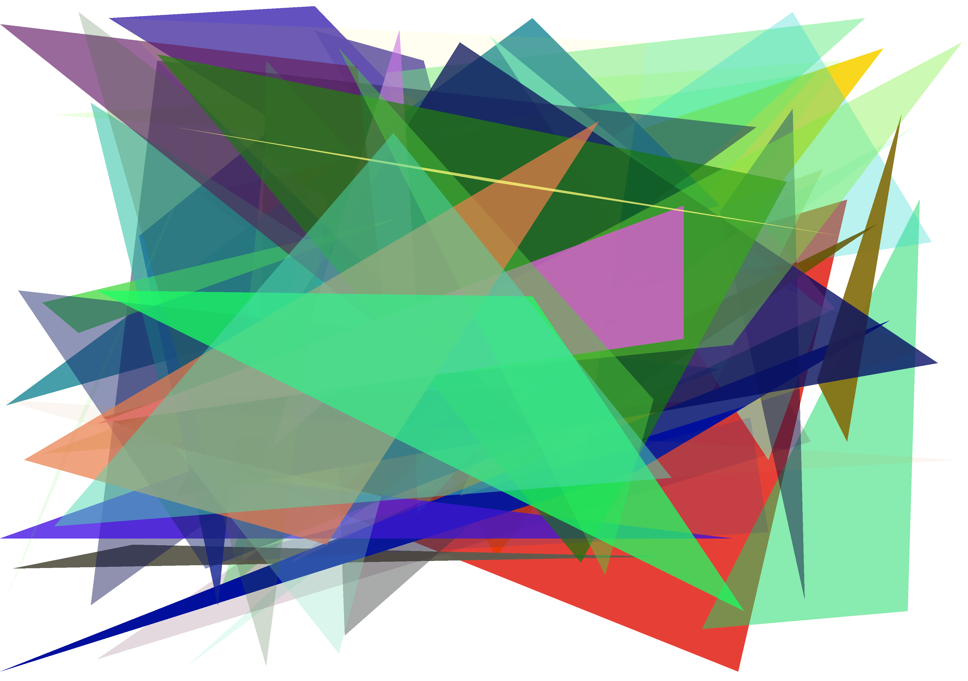

This chart was generated by the following Python code:
import numpy as np
from PIL import Image as plImage
from PIL import ImageDraw as plDraw
from random import *
import math
import heapq #finding nth largest
from numpy.random import randint

# selection algorithms
# chromosome = [shapes, points, colors, image, score]
def fitnessProportionalSelection(population, nSelect):
    fitnessSum = 0
    fitnessProportions = []
    parentsIndices = []
    appendValue = 0
    for i in population:
        fitnessSum = fitnessSum + i[4]
    for i in population:
        fitnessProportions.append(i[4]/fitnessSum)
    #choosing parents
    for n in range (nSelect):
        findParentLoop = True
        if(len(parentsIndices)==len(population)):
            findParentLoop = False;
        while(findParentLoop == True):
            randNo = random()
            lower = 0
            for i in range (len(population)):
                if ((randNo>lower) and (randNo<lower + fitnessProportions[i])):
                    if(i not in parentsIndices):
                        parentsIndices.append(i)
                        findParentLoop = False
                lower = lower + fitnessProportions[i]
    return parentsIndices


def nth_largest(n, iter):
    return heapq.nlargest(n, iter)[-1]

def rankbasedSelection(population, nSelect):
    rankSum = 0
    ranksProportion = []
    parentsIndices = []
    fitness = []
    #creating array for storing ranks
    ranks = []
    for i in range (len(population)):
        ranks.append(0)
        fitness.append(population[i][4])
    #finding ranks
    for i in range (1,len(population)+1):
        nthLargestElement = nth_largest(i, fitness)
        for j in range (len(population)):
            if (nthLargestElement == population[j][4]):
                ranks[j] = i;
    # rank sum for calculation proportions
    for i in ranks:
        rankSum = rankSum + i
    for i in ranks:
        ranksProportion.append(i/rankSum)
    #choosing parents
    for n in range (nSelect):
        findParentLoop = True
        if(len(parentsIndices)==len(fitness)):
            findParentLoop = False;
        while(findParentLoop == True):
            randNo = random()
            lower = 0
            for i in range (len(fitness)):
                if ((randNo>lower) and (randNo<lower + ranksProportion[i])):
                    if(i not in parentsIndices):
                        parentsIndices.append(i)
                        findParentLoop = False
                lower = lower + ranksProportion[i]
    return parentsIndices
   
def binaryTournament(population, nSelect):
    parentsIndices = []
    pool = []
    poolLoop = True
    poolBest = 0
    #players for pool1
    for n in range (nSelect):
        while (poolLoop):
            for i in range (2):
                randNo = randint(0, len(population)-1)
                if(len(parentsIndices)==len(population)-1):
                    poolLoop = False;
                if ((randNo not in parentsIndices) and (len(parentsIndices)<len(population)+1)):
                    if(len(pool)==1):
                        if (pool[0] != randNo):
                            pool.append(randNo)
                            poolLoop = False
                    if(len(pool)==0):
                        pool.append(randNo)
        #best from pool 1            
        if (len(pool)==2):
            # for parent select
            if(population[pool[0]][4]>population[pool[1]][4]):
                poolBest = pool[0];
            if(population[pool[0]][4]<population[pool[1]][4]):
                poolBest = pool[1];
            parentsIndices.append(poolBest)
                
        if (len(parentsIndices)<nSelect):
            poolLoop = True
            pool = []
            poolBest = 0
    return(parentsIndices)

def randomSelection(population, nSelect):
    selectedIndex = []
    for i in range (nSelect):
        isChildComplete = False
        while(isChildComplete==False):
            randNo = randint(0, len(population)-1)
            if (randNo) not in selectedIndex:
                selectedIndex.append(randNo)
                isChildComplete = True;
    return selectedIndex

def truncation(population, nSelect):
    selectedIndex = []
    #finding ranks
    fitness = []
    for i in range(len(population)):
        fitness.append(population[i][4])
    for i in range (1,nSelect+1):
        nthLargestElement = nth_largest(i, fitness)
        for j in range (len(fitness)):
            if (nthLargestElement == population[j][4]):
                selectedIndex.append(j)
                break
    return selectedIndex

# crossover [shapes, points, colors, image, score]
def crossOver(parentsIndex, population, n_shapes, width, height, internal):
    startCopyIndex = randint(10, 25) 
    finishCopyIndex = randint(35, 40)  
    parent1 = population[parentsIndex[0]]
    parent2 = population[parentsIndex[1]]
    child1 = [[],[],[],[],[]]
    child2 = [[],[],[],[],[]]
    #generating template
    for i in range (3):
        for j in range(n_shapes):
            child1[i].append(-222)
            child2[i].append(-222)
    #generating child
    #print(startCopyIndex, finishCopyIndex)
  
    # child 1
    child1[0][startCopyIndex:finishCopyIndex] = parent1[0][startCopyIndex:finishCopyIndex] #shape
    child1[1][startCopyIndex:finishCopyIndex] = parent1[1][startCopyIndex:finishCopyIndex] #point
    child1[2][startCopyIndex:finishCopyIndex] = parent1[2][startCopyIndex:finishCopyIndex] #color
    isChildComplete = False;
    childIndex = finishCopyIndex
    ParentIndex = finishCopyIndex
    #print("parent",parent1)
    #print("child",child1)
    i = 0
    while(isChildComplete==False):
        child1[0][childIndex] = parent2[0][ParentIndex]; #shape
        child1[1][childIndex] = parent2[1][ParentIndex]; #point
        child1[2][childIndex] = parent2[2][ParentIndex]; #color
        childIndex+= 1
        ParentIndex+= 1
        if (ParentIndex==len(child1[1])):
            ParentIndex = 0
            childIndex = 0
        if(childIndex == startCopyIndex):
            isChildComplete = True
    # child 2
    #copying shape point and color
    
    startCopyIndex = randint(10, 25) 
    finishCopyIndex = randint(35, 40)
    
    child2[0][startCopyIndex:finishCopyIndex] = parent2[0][startCopyIndex:finishCopyIndex]
    child2[1][startCopyIndex:finishCopyIndex] = parent2[1][startCopyIndex:finishCopyIndex]
    child2[2][startCopyIndex:finishCopyIndex] = parent2[2][startCopyIndex:finishCopyIndex]
    isChildComplete = False;
    childIndex = finishCopyIndex
    ParentIndex = finishCopyIndex
    while(isChildComplete==False):
        child2[0][childIndex] = parent1[0][ParentIndex];
        child2[1][childIndex] = parent1[1][ParentIndex];
        child2[2][childIndex] = parent1[2][ParentIndex];
        childIndex+= 1
        ParentIndex+= 1
        if (ParentIndex==len(child2[1])):
            ParentIndex = 0
            childIndex = 0
        if(childIndex == startCopyIndex):
            isChildComplete = True

    
    #[shapes, points, colors, image, score]
    '''
    child1[3] = np.array(draw_image(width, height, child1[0], child1[1], child1[2]))
    child1[4] = error_abs(internal, child1[3])
    child2[3] = np.array(draw_image(width, height, child2[0], child2[1], child2[2]))
    child2[4] = error_abs(internal, child2[3])
    '''
    
    return([child1, child2])

#supporting functions
def resizer(original, internal_size):
    factor = max(original.size) / internal_size
    '''
    factor = height or width per unit specified resolution 
    '''
    def reduce(image):
        '''Reduces source image to internal resolution'''
        reduced, w, h = image.copy(), original.size[0] / factor, original.size[1] / factor
        reduced.thumbnail((w, h))
        return np.array(reduced), reduced.size[0], reduced.size[1]
    
    def restore(shapes, points, colors):
        '''Restores generated image to original resolution'''
        return draw_image(*original.size, shapes * factor, points, colors, antialiasing=True)
    
    return reduce, restore

def initialize(n_shapes, min_points, max_points, width, height):
    '''Initializes random polygons for target image'''
    shapes = np.empty((n_shapes, max_points * 2), dtype=np.dtype('int'))
    shapes[:,0::2] = randint(0, width, size=(n_shapes, max_points))
    shapes[:,1::2] = randint(0, height, size=(n_shapes, max_points))
    points = np.full(n_shapes, min_points)
    colors = randint(0, 256, size=(n_shapes, 4), dtype=np.dtype('uint8'))
    return shapes, points, colors

def draw_image(width, height, shapes, points, colors, antialiasing=False):
    '''Draws image from a set of polygons with or without antialiasing'''
    scale = 4 if antialiasing else 1
    image = plImage.new('RGB', (width * scale, height * scale), (255, 255, 255, 0))
    drawer = plDraw.Draw(image, 'RGBA')

    for shape, point, color in zip(shapes, points, colors):
        drawer.polygon((shape[:point * 2] * scale).tolist(), tuple(color))
    if antialiasing: image.thumbnail((width, height))
    return image

def error_abs(a, b):
    '''Calculates difference between two image matrices'''
    errorS = np.abs(np.subtract(a, b, dtype=np.dtype('i4'))).sum()
    return errorS

def error_percent(error, image):
    '''Calculates human-readable % of error from absolute error'''
    return error / (image.shape[0] * image.shape[1] * 255 * 3) * 100

def generate(source, n_shapes, min_points, max_points, internal_res):
    '''Build image. Interrupt program to return current image'''
    population = []

    def changes(shapes, points, colors):
        '''Selects a polygon and randomly executes a change over it'''

        # Configuration for changes
        point_rng = max(width / 2, height / 2)
        shape_rng = max(width / 2, height / 2)
        color_rng = 100
        alpha_rng = 100


        def point(shapes, points, colors, index):
            '''Random change to one point in xy axis'''
            #print("-------------------------------------------------",(index))
            
            
            shapes = shapes.copy()
            change, point = randint(-point_rng, point_rng+1, size=2), np.random.choice(max_points) * 2
            shapes[index][point:point + 2] = np.clip(shapes[index][point:point + 2] + change, 0, [width, height])
            return shapes, points, colors

        def shape(shapes, points, colors, index):
            '''Random change to a polygon in xy axis'''
            shapes = shapes.copy()
            change = np.tile(randint(-shape_rng, shape_rng+1, size=2), max_points)
            
            shapes[index] = np.clip(shapes[index] + change, 0, boundaries)
            return shapes, points, colors

        def order(shapes, points, colors, index):
            '''Random change to drawing order of a polygon's points'''
            shapes = shapes.copy()
            shuffle = np.random.permutation(points[index])
            shapes[index][0:points[index] *2:2] = shapes[index][0:points[index] *2:2][shuffle]
            shapes[index][1:points[index] *2:2] = shapes[index][1:points[index] *2:2][shuffle]
            return shapes, points, colors

        def number(shapes, points, colors, index):
            '''Change the number of sides of a polygon'''
            points = points.copy()
            if points[index] == min_points:
                points[index] = points[index] + 1
            elif points[index] == max_points:
                points[index] = points[index] - 1
            else:
                points[index] = points[index] + np.random.choice([1, -1])
            return shapes, points, colors

        def color(shapes, points, colors, index):
            '''Random change to the color of a polygon in the RGB axis'''
            colors = colors.copy()
            change = randint(-color_rng, color_rng+1, size=3)

            colors[index][:3] = np.clip(colors[index][:3] + change, 0, 256)
            return shapes, points, colors

        def alpha(shapes, points, colors, index):
            '''Random change to the transparency (alpha layer) of a polygon'''
            colors = colors.copy()
            change = randint(-alpha_rng, alpha_rng+1)

            colors[index][3] = np.clip(colors[index][3] + change, 0, 256)
            return shapes, points, colors

        index, func = randint(n_shapes), np.random.choice([point, shape, order, number, color, alpha])
        return func(shapes, points, colors, index)

    def iterate(shapes, points, colors, image, score):
        '''Makes one change to current set of polygons and returns the best one of the two'''
        new_shapes, new_points, new_colors = changes(shapes, points, colors)
        new_image = np.array(draw_image(width, height, new_shapes, new_points, new_colors))
        new_score = error_abs(internal, new_image)
        if new_score <= score:
            return new_shapes, new_points, new_colors, new_image, new_score
        return shapes, points, colors, image, score

    original = plImage.open(source).convert('RGB')
    reduce, restore = resizer(original, internal_res)
    internal, width, height = reduce(original)

    print('Generating {}x{} image with {}x{} internal resolution'.format(*original.size, width, height))

    # statistics
    nPopulation = 20
    mutationRate = .3
    nChildren = 4 #must be even
    #generating random population
    boundaries = np.tile([width, height], max_points)
    for i in range (nPopulation):
        shapes, points, colors = initialize(n_shapes, min_points, max_points, width, height)
        image = np.array(draw_image(width, height, shapes, points, colors))
        score = error_abs(internal, image)
        population.append([shapes, points, colors, image, (10000000000/score)])

    #printing scores
    for i in range (nPopulation):
        print(population[i][4])

    #showing initial population
    '''
    for i in range (nPopulation):
        restore(np.array(population[i][0]), np.array(population[i][1]), np.array(population[i][2])).save('.\img\initPop_g'+str("")+'_s'+str((population[i][4]))+'.png', 'PNG')
    '''
    print('{:>12}  {:>12}  {:>12}  {:>12}'.format('iteration', 'error %', 'error abs', 'avg vert'))
    bestPop = []
    try:
        it = 0
        while (True):#for k in range (89090900): #
            '''
            if((it>1000)and(it<1010)):
                restore(np.array(population[bestIndex[0]][0]), np.array(population[bestIndex[0]][1]), np.array(population[bestIndex[0]][2])).save('.\img\pic_g'+str(it)+'_s'+str(population[bestIndex[0]][4])+'.png', 'PNG')

            if((it>3000)and(it<3010)):
                restore(np.array(population[bestIndex[0]][0]), np.array(population[bestIndex[0]][1]), np.array(population[bestIndex[0]][2])).save('.\img\pic_g'+str(it)+'_s'+str(population[bestIndex[0]][4])+'.png', 'PNG')

            if((it>5000)and(it<5010)):
                restore(np.array(population[bestIndex[0]][0]), np.array(population[bestIndex[0]][1]), np.array(population[bestIndex[0]][2])).save('.\img\pic_g'+str(it)+'_s'+str(population[bestIndex[0]][4])+'.png', 'PNG')

            if((it>10000)and(it<10010)):
                restore(np.array(population[bestIndex[0]][0]), np.array(population[bestIndex[0]][1]), np.array(population[bestIndex[0]][2])).save('.\img\pic_g'+str(it)+'_s'+str(population[bestIndex[0]][4])+'.png', 'PNG')
            '''
            bestIndex = truncation(population, 1)
            bestPop.append([it, population[bestIndex[0]][4]])
                
            if not it % 500: # prints info each -- iterations
                bestIndex = truncation(population, 1)
                print("iteration:",it,"best score;",(max(population, key=lambda x: x[4]))[4])#population[bestIndex[0]][4])
            if not it % 2000: # prints info each -- iterations
                print("new best image saved")
                restore(np.array(population[bestIndex[0]][0]), np.array(population[bestIndex[0]][1]), np.array(population[bestIndex[0]][2])).save('.\img\pic_g'+str(it)+'_s'+str(population[bestIndex[0]][4])+'.png', 'PNG')
            it += 1

            #find best

            #crossover
            
            for childGeneration in range (nChildren//2):
                #select parents
                parentsIndex = fitnessProportionalSelection(population, 2)
                #parentsIndex = rankbasedSelection(population, 2)
                #parentsIndex = binaryTournament(population, 2)
                #parentsIndex = randomSelection(population, 2)
                #parentsIndex = truncation(population, 2)

            
                children = crossOver(parentsIndex, population, n_shapes, width, height, internal);
            
                #calculating scores
                children[0][3] = np.array(draw_image(width, height, children[0][0], children[0][1], children[0][2]))
                children[0][4] = (10000000000/(error_abs(internal, (children[0][3]))))
                
                children[1][3] = np.array(draw_image(width, height, children[1][0], children[1][1], children[1][2]))
                children[1][4] = (10000000000/(error_abs(internal, (children[1][3]))))
                
                #mutation
                '''
                for i in range (len(children)):
                    randNo = random()
                    if (randNo<mutationRate):
                        children[i][0], children[i][1], children[i][2] = changes(children[i][0], children[i][1], children[i][2])
                        children[i][3] = np.array(draw_image(width, height, children[i][0], children[i][1], children[i][2]))
                        children[i][4] = (1000)000000/(error_abs(internal, children[i][3])))
                    else:
                        children[i][3] = np.array(draw_image(width, height, children[i][0], children[i][1], children[i][2]))
                        children[i][4] = (10000000000/(error_abs(internal, children[i][3])))
                
                #calculating scores
                children[0][3] = np.array(draw_image(width, height, children[0][0], children[0][1], children[0][2]))
                children[0][4] = (10000000000/(error_abs(internal, (children[0][3]))))
                
                children[1][3] = np.array(draw_image(width, height, children[1][0], children[1][1], children[1][2]))
                children[1][4] = (10000000000/(error_abs(internal, (children[1][3]))))
                '''
                
                #print("child scores", children[0][4], children[1][4])
                #adding children to population with all stats
                population.append(children[0])
                population.append(children[1])
                
                if(np.array_equal(children[0][4],children[1][4]) and np.array_equal(children[0][3],children[1][3])):
                    '''
                    print("child1", children[0][3])
                    print("")
                    print("child2", children[1][3])
                    '''
                    1;
                    #print("disaster-------------------------------------")
                
            
            #select new population
            #populationIndices = fitnessProportionalSelection(population, nPopulation)
            #populationIndices = rankbasedSelection(population, nPopulation)
            populationIndices = binaryTournament(population, nPopulation)
            #populationIndices = randomSelection(population, nPopulation)
            #populationIndices = truncation(population, nPopulation)

            #restore(np.array(population[bestIndex[0]][0]), np.array(population[bestIndex[0]][1]), np.array(population[bestIndex[0]][2])).save('.\img\evolisa_'+str(it)+'.png', 'PNG')

            tempPopulation = []
            for i in (populationIndices):
                tempPopulation.append(population[i])
            population = tempPopulation
            '''
            print("stats")
            for i in range (nPopulation):
                print(population[i][4])
            '''
            '''
            print("population scores +++++")
            for i in range (nPopulation):
                print(population[i][4])
            print("population scores -----")
            '''
    except Exception  as  e:
        print(e)
        print('Generation finished at {} iterations.'.format(it))
        #[shapes, points, colors, image, score]
        #print(len(population[0][0]), len(population[0][1]), len(population[0][2]))
        #print("1111111111",shapes)
        #print("1111111111",population[0][0])
        #restore(shapes, points, colors).save('evolisa.png', 'PNG')
        restore(np.array(population[bestIndex[0]][0]), np.array(population[bestIndex[0]][1]), np.array(population[bestIndex[0]][2])).save('.\img\pic_g'+str(it)+'_s'+str(population[bestIndex[0]][4])+'.png', 'PNG')
        print("stats")
        for i in range (nPopulation):
            print(population[i][4])
        
if __name__ == '__main__':
    from sys import argv

    error_args = (
        "Invalid arguments. Usage:\n"
        "python evolisa.py [source] [# shapes] [min sides] [max sides] [internal res]\n"
        "Example: python evolisa.py source.jpg 50 3 20 160"
        )

    try:
        source= "person_png.png"
        n_shapes =50# int(argv[2])
        min_points, max_points =3,20# int(argv[3]), int(argv[4])
        internal_res =200# int(argv[5])
    except:
        print(error_args)

    generate(source, n_shapes, min_points, max_points, internal_res)
        

'''
Basic code taken from: https://github.com/RobertoIA/EvoLisa
'''
